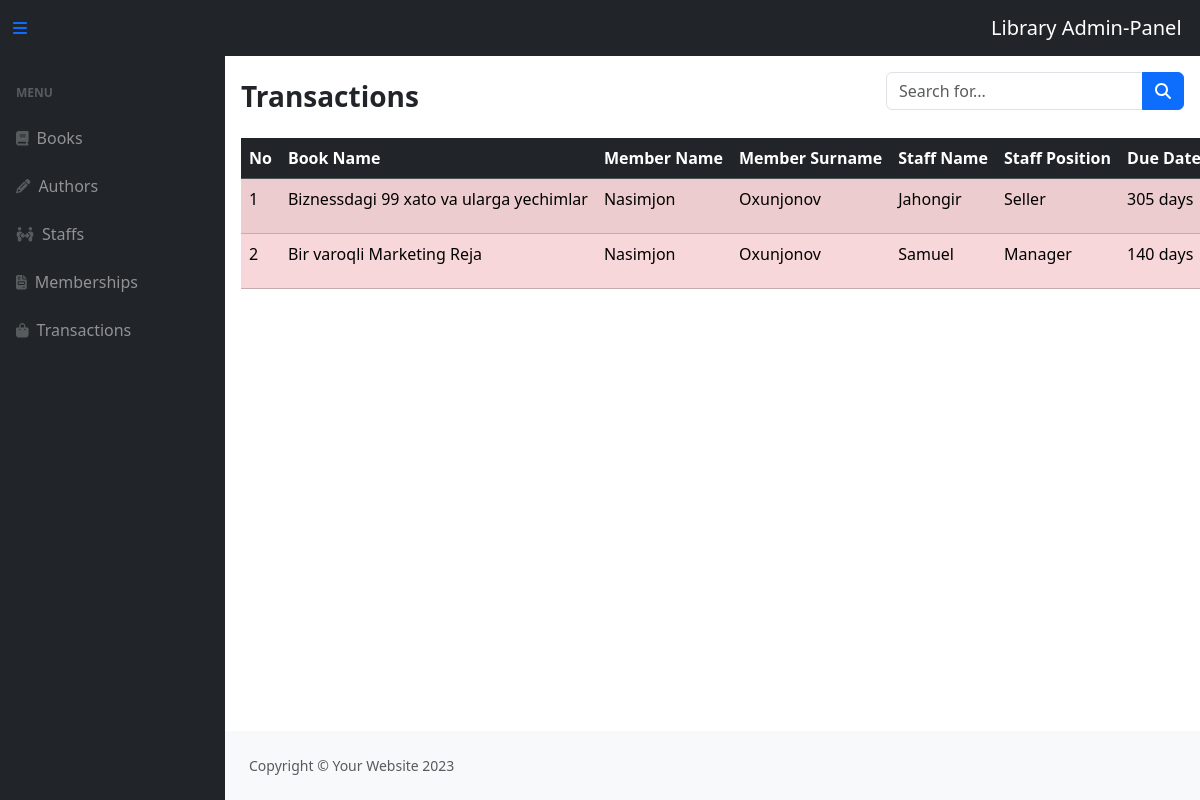
/transaction.php, run on the app's committed database.
### tables this page shows
CREATE TABLE IF NOT EXISTS `transaction` (
  `id` int NOT NULL AUTO_INCREMENT,
  `book_id` int NOT NULL,
  `member_id` int NOT NULL,
  `staff_id` int NOT NULL,
  `borrow_date` date NOT NULL,
  `return_date` date NOT NULL,
  PRIMARY KEY (`id`),
  KEY `book_id` (`book_id`,`member_id`,`staff_id`),
  KEY `member_id` (`member_id`),
  KEY `staff_id` (`staff_id`)
);

CREATE TABLE IF NOT EXISTS `book` (
  `id` int NOT NULL AUTO_INCREMENT,
  `title` varchar(100) NOT NULL,
  `author_id` int NOT NULL,
  `isbn` varchar(100) NOT NULL,
  `genre` varchar(100) NOT NULL,
  `publisher` varchar(100) NOT NULL,
  `pub_date` date DEFAULT NULL,
  `copies_available` varchar(100) NOT NULL,
  `quantity` int NOT NULL,
  PRIMARY KEY (`id`),
  KEY `author_id` (`author_id`)
);

CREATE TABLE IF NOT EXISTS `member` (
  `id` int NOT NULL AUTO_INCREMENT,
  `first_name` varchar(100) NOT NULL,
  `last_name` varchar(100) NOT NULL,
  `address` varchar(100) NOT NULL,
  `phone` varchar(100) NOT NULL,
  `email` varchar(100) NOT NULL,
  `start_date` date NOT NULL,
  `expiry_date` date NOT NULL,
  PRIMARY KEY (`id`)
);

CREATE TABLE IF NOT EXISTS `staff` (
  `id` int NOT NULL AUTO_INCREMENT,
  `first_name` varchar(100) NOT NULL,
  `last_name` varchar(100) NOT NULL,
  `position` varchar(100) NOT NULL,
  `phone` varchar(100) NOT NULL,
  `email` varchar(100) NOT NULL,
  `hiredate` date NOT NULL,
  PRIMARY KEY (`id`)
);

### transaction.php (the view, shortened to what this page needs)
<?php include_once('header.php');?>
            <div id="layoutSidenav_content">
                <main>
                <div class="container-fluid p-0" style="overflow-x:hidden;" >
                <div class="d-flex justify-content-between mx-3">
                        <h1 class="h3 my-4"><strong>Transactions</strong></h1>
                        <form class=" form-inline">
                         <div class="input-group mt-3">
                            <input class="form-control t_ser" type="text" placeholder="Search for..." aria-label="Search for..." aria-describedby="btnNavbarSearch" />
                            <button class="btn btn-primary" id="btnNavbarSearch" type="button"><i class="fas fa-search"></i></button>
                         </div>
                        </form>
                    </div>
                <div class="row">
                    <div class="col-lg-12 col-md-12">
                       <div class="mx-3 table-responsive-xl">
                          <table class="table table-striped table-dark table-hover" >
                            <thead class="table table-dark" >
                                <tr>
                                    <th>No</th>
                                    <th>Book Name</th>
                                    <th>Member Name</th>
                                    <th>Member Surname</th>
                                    <th>Staff Name</th>
                                    <th>Staff Position</th>
                                    <th>Due Date</th>
                                </tr>
                            </thead>
                            <tbody class="tbody" >
                                <?php
                                $current_date=date("Y-m-d");
                                    $con=mysqli_connect('localhost','root','root','library');
                                    $sql="select book.title,member.first_name as m_name,member.last_name as m_surname,staff.first_name as s_name,staff.position as s_position,datediff(transaction.return_date,transaction.borrow_date) as due_date,transaction.*,transaction.id as id from transaction left join book on transaction.book_id=book.id left join member on transaction.member_id=member.id left join staff on transaction.staff_id=staff.id";
                                    $q=mysqli_query($con,$sql) or die(mysqli_error($con));
                                    $i=1;
                                    while ($row=mysqli_fetch_array($q)) {
                                        ?>
                                        <tr  <?php
                                            if ($row['return_date']<=$current_date) {
                                                ?>
                                                class="table-danger"
                                                <?
                                            }
                                        ?> >
                                            <td><?echo $i;$i++;?></td>
                                            <td><?echo $row['title']?></td>
                                            <td><?echo $row['m_name']?></td>
                                            <td><?echo $row['m_surname']?></td>
                                            <td><?echo $row['s_name']?></td>
                                            <td><?echo $row['s_position']?></td>
                                            <td><?echo $row['due_date']?> days</td>
                                        </tr>
                                        <?
                                    }
                                ?>
                            </tbody>
                          </table>
                       </div>
                    </div>
                </div>
           </div>
                </main>
                <footer class="py-4 bg-light mt-auto">
                    <div class="container-fluid px-4">
                        <div class="d-flex align-items-center justify-content-between small">
                            <div class="text-muted">Copyright &copy; Your Website 2023</div>
                        </div>
                    </div>
                </footer>
            </div>
<?php include_once('footer.php');?>

### data on the page
transaction: book.title "Biznessdagi 99 xato va ularga yechimlar", member.first_name "Nasimjon", member.last_name "Oxunjonov", staff.first_name "Jahongir", staff.position "Seller", due_date "305"
transaction: book.title "Bir varoqli Marketing Reja", member.first_name "Nasimjon", member.last_name "Oxunjonov", staff.first_name "Samuel", staff.position "Manager", due_date "140"
